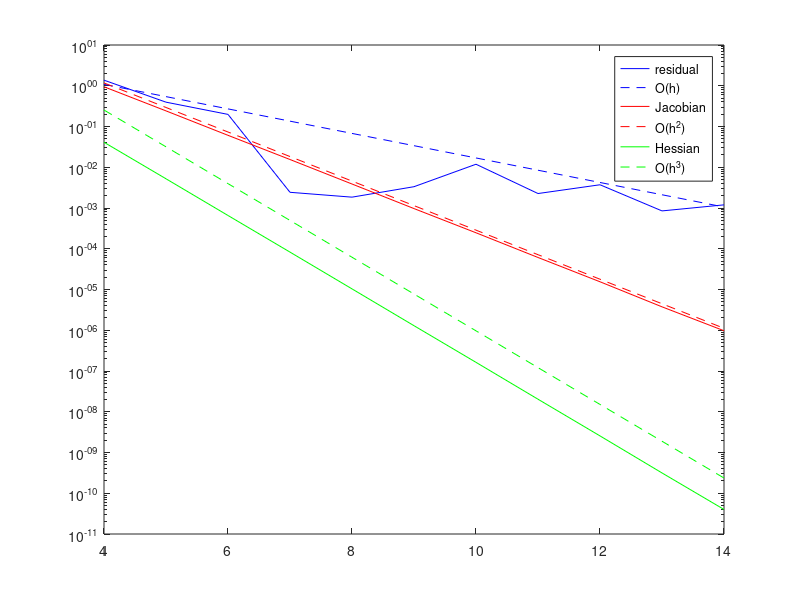

Write MATLAB code to recreate this figure.
% Derivative Test
clear all
close all

mm = 2.^[4:14];
iter = 1;
h = 32; % Starting guesses for physical paramaters
a = 6;
b = 3.5;
tol = 0.001;  % Tolerance on interior linear solve is 10x of Newton solution
itermax = 40; % Stop if we go beyond this iteration number
x = randn(3,1).*0.1;
n = 100;
X = [a;b;h];
%while (iter < round(itermax));
for ii = 1:length(mm)
    
    x = 1/mm(ii)*ones(3,1); %.*X;
    
    p  = linspace(0.03,0.08,n)';
    tps = h*(sqrt(1/b^2 - p.^2) -  sqrt(1/a^2 - p.^2));
    t = tps + 0.1*randn(n,1).*tps;
    
    
    sqrtA = sqrt(1/a^2 - p.^2);
    sqrtB = sqrt(1/b^2 - p.^2);
    
    fp  = (t - h*(sqrtB - sqrtA))' * (t - h*(sqrtB - sqrtA));
    fpx = (t - (h+x(3))*(sqrt(1/(b+x(2))^2 - p.^2) - sqrt(1/(a+x(1))^2 - p.^2)))' *...
        (t - (h+x(3))*(sqrt(1/(b+x(2))^2 - p.^2) - sqrt(1/(a+x(1))^2 - p.^2)));
    
    
    
    % Jacobian %%%%%%
    dfda = (-2*h* (h*(sqrtA - sqrtB) + t)' * (1./( a^3 * sqrtA )));
    dfdb =  (2*h* (h*(sqrtA - sqrtB) + t)' * (1./( b^3 * sqrtB )));
    dfdh =  (2* (sqrtA - sqrtB)' * (h*(sqrtA - sqrtB) + t));
    % Hessian %%%%%%%
    dfhh = 2*( sqrtA - sqrtB)' * (sqrtA - sqrtB);
    dfah = -2* ( 2*h* (sqrtA - sqrtB) + t)' * (1./(a^3 * sqrtA)) ;
    dfbh =  2* ( 2*h* (sqrtA - sqrtB) + t)' * (1./(b^3 * sqrtB)) ;
    dfaa = 2*h *( h*(-3*a^2*p.^2.*sqrtB + 3*a^2*p.^2.*sqrtA - 3*sqrtA + 2*sqrtB) + ...
        t .* (3*a^2 *p.^2 - 2) )' * (1./(a^4 * sqrtA .* (a^2* p.^2 - 1))); 
    dfbb = 2*h *( h*(-2*b^2 *(sqrtA.*sqrtB + 3*p.^2) + ...
        3*b^4*(p.^2 .* sqrtA.*sqrtB + p.^4) + 3) + ...
        b^2.*t.*sqrtB.*(3*b^2 .*p.^2 - 2))' * (1./(b^4 * (b^2*p.^2 - 1).^2));   
    dfab = sum( -2*h^2 ./ ( a^2 * b^2 * sqrt(1-a^2*p.^2).*sqrt(1-b^2*p.^2)));
    
    %%%%%%%%%%%%%%%%%%%%%%%%%%%%%%%%%%%%%%%%%%%%%%
    %
    J = [dfda; dfdb; dfdh]; % Jacobian
    H = [dfaa, dfab, dfah
        dfab, dfbb, dfbh
        dfah, dfbh, dfhh]; % Hessian
    %}
    %%%%%%%%%%%%%%%%%%%%%%%%%%%%%%%%%%%%%%%%%%%%%%
    
    r1(ii) = abs(fp - fpx);
    r2(ii)  = abs(fp - fpx + J'*x);
    r3(ii) = abs(fp - fpx + J'*x + 1/2 * x'*H*x);
    nx(ii) = norm(x);
end

figure(3333)
semilogy(log2(mm),r1,'b',log2(mm),10*nx,'b--', ...
    log2(mm),r2,'r',log2(mm),100*nx.^2,'r--',...
    log2(mm),r3,'g',log2(mm),200*nx.^3,'g--');
legend('residual','O(h)','Jacobian','O(h^2)','Hessian','O(h^3)')


